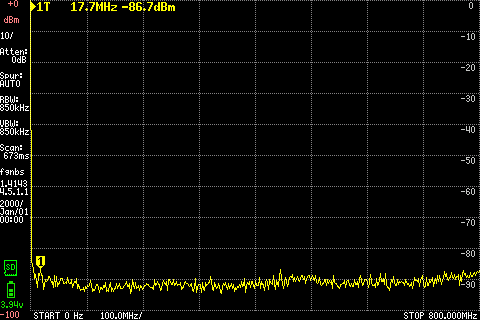
#> input picture data/capture-24bit.bmp, 480 x 320 px
$ python tinysafreq.py ../data/capture-24bit.bmp
#> lines starting #> are read from the running program, lines starting #| are printed output that depends on the picture
#!/usr/bin/env python3

#
# Copyright (C) 2025-2026 Alexey Lysiuk
#
# This program is free software: you can redistribute it and/or modify
# it under the terms of the GNU General Public License as published by
# the Free Software Foundation, either version 3 of the License, or
# (at your option) any later version.
#
# This program is distributed in the hope that it will be useful,
# but WITHOUT ANY WARRANTY; without even the implied warranty of
# MERCHANTABILITY or FITNESS FOR A PARTICULAR PURPOSE.  See the
# GNU General Public License for more details.
#
# You should have received a copy of the GNU General Public License
# along with this program.  If not, see <http://www.gnu.org/licenses/>.
#

import argparse
import re
import sys

from PIL import Image
import pytesseract


_UNIT_MULT = {
    'Hz': 1,
    'kHz': 1_000,
    'MHz': 1_000_000,
    'GHz': 1_000_000_000,
}

# Pattern for frequency labels shown on the tinySA Ultra display.
# The value group allows digit-like characters that Tesseract commonly misreads.
_VALUE_CHARS = r'[0-9OoIlBbSs|][0-9OoIlBbSs|.]*'
_FREQ_RE = re.compile(
    r'(START|STOP|CENTER|SPAN)\s+(' + _VALUE_CHARS + r')\s*(GHz|MHz|kHz|Hz)',
    re.IGNORECASE
)


def _normalize_unit(unit_raw: str) -> str:
    return {'hz': 'Hz', 'khz': 'kHz', 'mhz': 'MHz', 'ghz': 'GHz'}.get(unit_raw.lower(), unit_raw)


# [61 lines left out: functions _parse_freq, _format_freq, _extract_range, not called in this run]


_FREQ_BAR_HEIGHT = 10


def _process_file(filename: str):
#> called with filename = '../data/capture-24bit.bmp'
    try:
        img = Image.open(filename).convert('RGB')
#> img is the input picture: PIL image 480x320 RGB; mean R, G, B 9.9, 10.1, 6.1
    except Exception as e:
        print(f'Error: cannot open {filename}: {e}', file=sys.stderr)
        return None

    w, h = img.size
#> w = 480; h = 320
    freq_bar = img.crop((0, h - _FREQ_BAR_HEIGHT, w, h))
    big = freq_bar.resize((w * 3, _FREQ_BAR_HEIGHT * 3), Image.NEAREST)
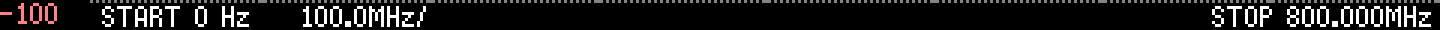
#> big: PIL image 1440x30 RGB; mean R, G, B 29.9, 28.7, 28.8
#> (the run stopped early here; a loop or call above may not have finished)
